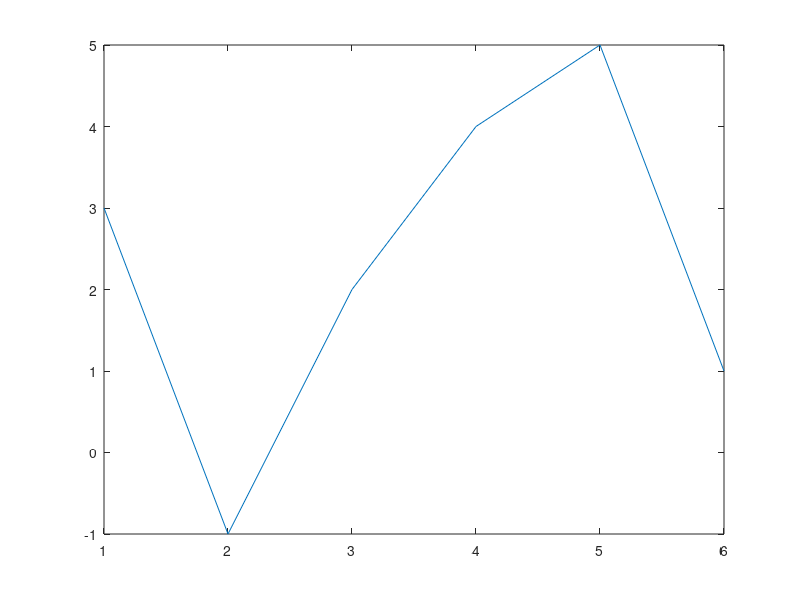

Recreate this plot in MATLAB.
x = 12;
y = 16;

Dosum = 135+52;
disp(Dosum);

%who
%help,doc,lookfor



x = [1 2 3 4 5 6];
y = [3 -1 2 4 5 1];
plot(x,y);

